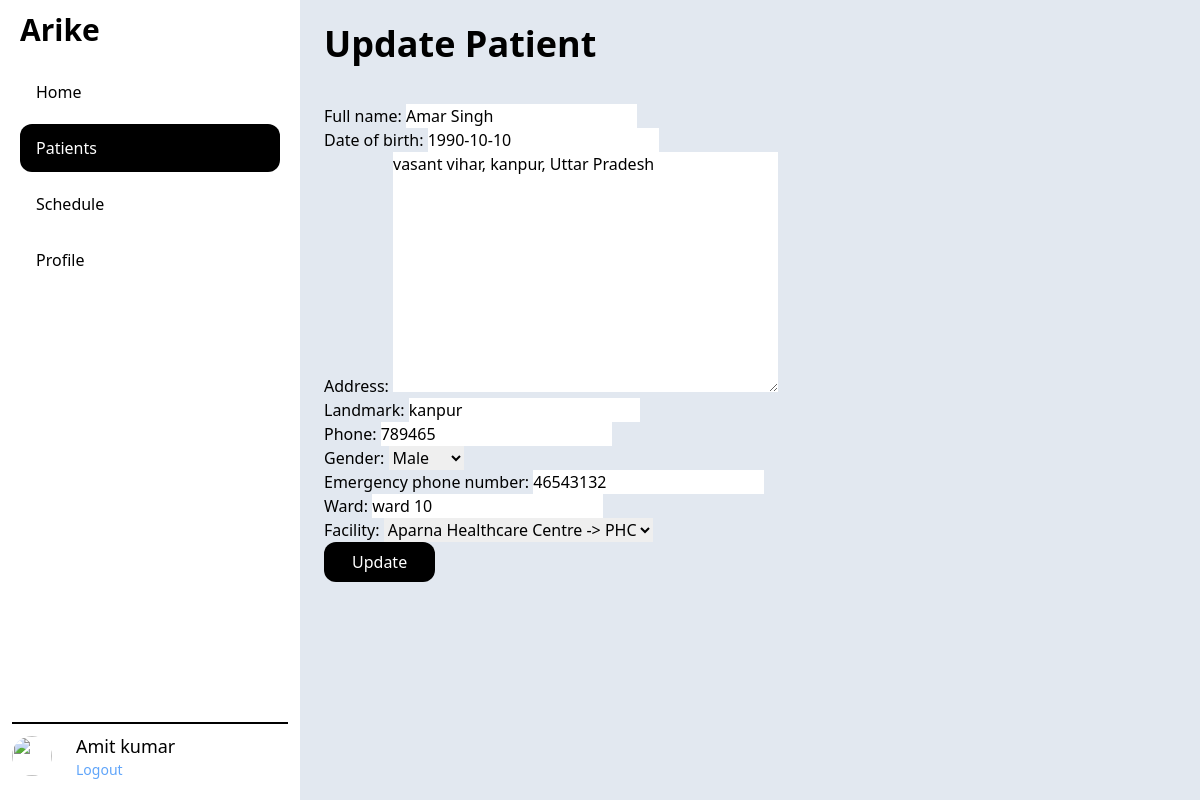
Page /patient/update/1 (signed in) on the committed database.
### app_admin/models.py (models this page shows)
class AppUser(AbstractBaseUser, PermissionsMixin):
    fullname = models.CharField(max_length=TEXT_LENGTH, blank=True)
    role = models.CharField(choices=ROLE_CHOICES,
                            max_length=TEXT_LENGTH, default=ROLE_CHOICES[0][0])
    email = models.EmailField(unique=True)
    phone = models.IntegerField(blank=True, null=True)
    is_verified = models.BooleanField(default=False)
    district = models.ForeignKey(
        District, on_delete=models.CASCADE, blank=True, null=True)
    facility = models.ForeignKey(
        Facility, on_delete=models.CASCADE, blank=True, null=True)
    is_staff = models.BooleanField(default=False)
    is_active = models.BooleanField(default=True)
    is_superuser = models.BooleanField(default=False)
    USERNAME_FIELD = "email"
    REQUIRED_FIELDS = []
    objects = AppUserManager()

### patient/models.py (models this page shows, shortened)
class Patient(models.Model):
    full_name = models.CharField(max_length=TEXT_LENGTH)
    date_of_birth = models.DateField()
    address = models.TextField()
    landmark = models.CharField(max_length=TEXT_LENGTH, blank=True)
    phone = models.IntegerField()
    gender = models.CharField(choices=GENDER_CHOICES, max_length=TEXT_LENGTH)
    emergency_phone_number = models.IntegerField()
    expired_time = models.DateTimeField(null=True, blank=True)
    ward = models.CharField(max_length=TEXT_LENGTH)
    facility = models.ForeignKey(Facility, on_delete=models.CASCADE)

### patient/views.py (the view)
# urls.py: path('update/<int:pk>', views.PatientUpdateView.as_view(), name="patient_update"),
class PatientUpdateView(LoginRequiredMixin, generic.UpdateView):
    model = Patient
    template_name = "patient/patient_update.html"
    success_url = "/patient/"
    fields = ["full_name", "date_of_birth", "address",
              "landmark", "phone", "gender", "emergency_phone_number", "ward", "facility"]

### app_admin/models.py (called while the page is built)
    def __str__(self):
        return f"{self.name} -> {self.kind}"

### patient/templates/patient/patient_update.html (shortened to what this page needs)
{% extends "base.html" %}
{% block content %}
    <div class="flex justify-between items-center">
        <h1 class="text-4xl font-bold">Update Patient</h1>
    </div>
    <section class="mt-10">
        <form method="post">
            {{ form.as_p }}
            <input type="submit" value="Update" class="bg-black py-2 px-7 text-white rounded-xl cursor-pointer">
        </form>
    </section>
{% endblock %}

### templates/base.html (shortened to what this page needs)
{% url 'patient:patient_list' as patient_url %}
{% url 'home_page' as home_url %}
{% url 'app_admin:facility_list' as facility_url %}
{% url 'app_admin:user_list' as user_url %}
{% url 'app_admin:profile_page' as profile_url %}
{% url 'patient:schedule_list' as schedule_url %}
<!DOCTYPE html>
<html lang="en">
<head>
    <script src="https://cdn.tailwindcss.com"></script>
</head>
<body>
    <div class="main_app h-screen flex flex-row">
        <div class="basis-1/4 flex flex-col p-3">
            <div>
                <h1 class="text-3xl font-bold ml-2">Arike</h1>
            </div>
            <nav class="grow flex flex-col p-2 py-4">
                <a class="hover:bg-black hover:text-white my-1 p-3 pl-4 rounded-xl {% if request.path == home_url %} text-white bg-black {% endif %}" href="{{home_url}}">Home</a>
                <a class="hover:bg-black hover:text-white my-1 p-3 pl-4 rounded-xl {% if patient_url in request.path and schedule_url not in request.path %} text-white bg-black {% endif %}" href="{{patient_url}}">Patients</a>
                <a class="hover:bg-black hover:text-white my-1 p-3 pl-4 rounded-xl {% if schedule_url in request.path %} text-white bg-black {% endif %}" href="{{schedule_url}}">Schedule</a>
                <a class="hover:bg-black hover:text-white my-1 p-3 pl-4 rounded-xl {% if profile_url in request.path %} text-white bg-black {% endif %}" href="{{profile_url}}">Profile</a>
            </nav>
            <div class="border-t-2 border-black flex items-center py-2">
                {% if user.is_authenticated %}
                <img class="h-10 w-10 rounded-full"
                    src="https://img.freepik.com/free-vector/mysterious-mafia-man-smoking-cigarette_52683-34828.jpg?t=st=1646297009~exp=1646297609~hmac=c27dc13388a3c6e94f089242b641cd9315c087c7e410346b2e151a41e6f7775d&w=740" />
                <div class="ml-6">
                    <p class="text-lg font-medium">{{user.fullname}}</p>
                    <p class="text-sm">
                        <a href="{% url 'auth_logout' %}" class="text-blue-400">Logout</a>
                    </p>
                </div>
                {% else %}
                <div class="grow text-center">
                    <a href="{% url 'auth_login' %}" class="text-blue-400">Login</a>
                </div>
                {% endif %}
            </div>
        </div>
        <main class="grow bg-slate-200 p-6 overflow-y-auto">
            {% block content %} {% endblock %}
        </main>
    </div>
</body>
</html>

### rows in the picture
AppUser: fullname "Amit kumar"
Patient: full_name "Amar Singh", date_of_birth "1990-10-10", address "vasant vihar, kanpur, Uttar Pradesh", landmark "kanpur", phone "789465", gender "Male", emergency_phone_number "46543132", ward "ward 10", facility "Aparna Healthcare Centre -> PHC"
